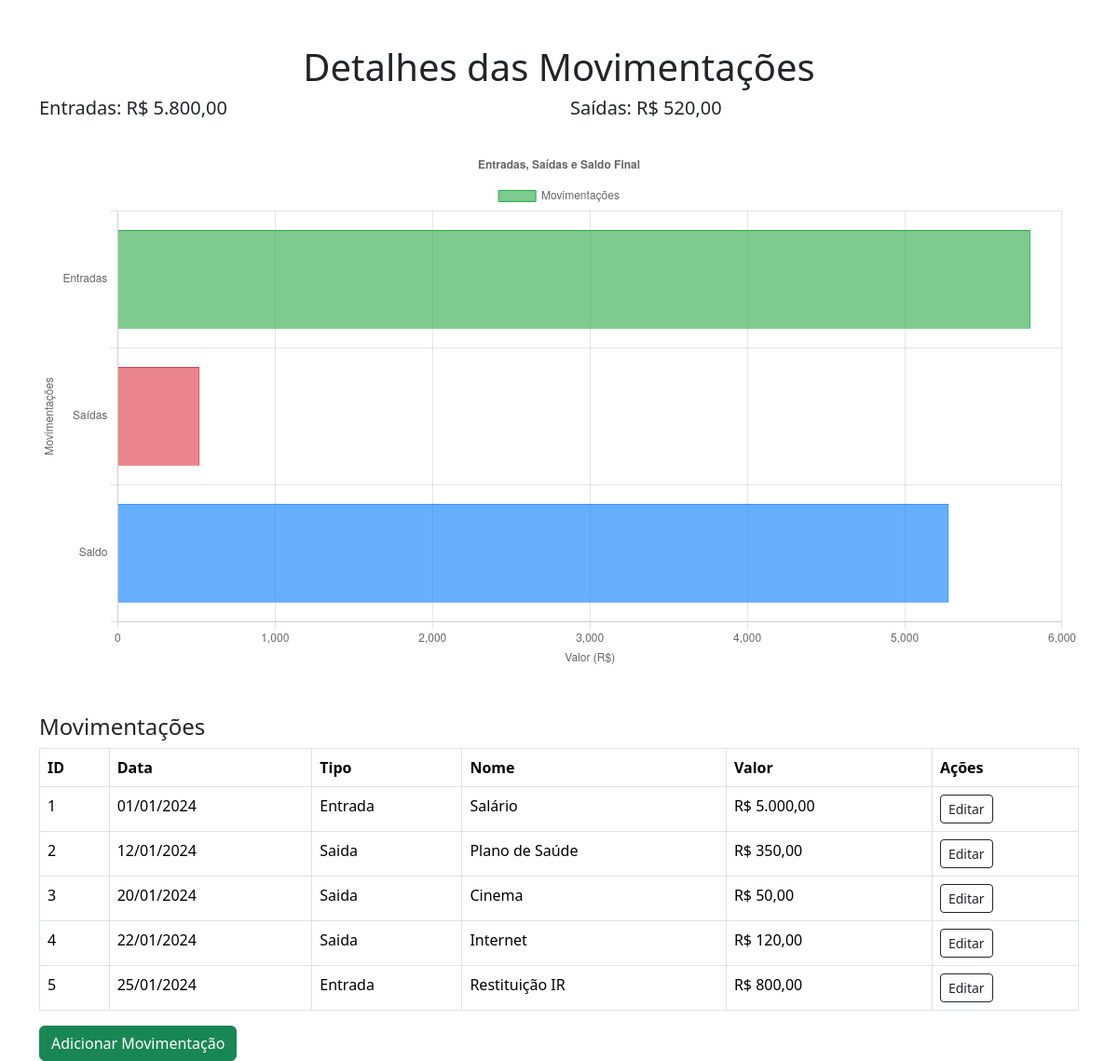
The app's page /detalhes_mes.php?id=1 with its own data.
### tables this page shows
CREATE TABLE movimentacoes (
    id INT AUTO_INCREMENT,
    nome VARCHAR(100) NOT NULL,
    tipo ENUM('Saida', 'Entrada') NOT NULL,
    categoria ENUM('Alimentação', 'Transporte', 'Lazer', 'Saúde', 'Compras', 'Educação', 'Aplicação em Investimentos', 'Serviços', 'Renda', 'Rendimento de Investimentos', 'Renda Extra', 'Doação', 'Prêmio', 'Outros') NOT NULL,
    valor DECIMAL (7,2) NOT NULL,
    data DATE NOT NULL,
    mes_id INT NOT NULL,
    FOREIGN KEY (mes_id) REFERENCES Mes(id),
    PRIMARY KEY (id)
);

### detalhes_mes.php (the view, shortened to what this page needs)
<?php
require_once('conexao.php');
$mes_id = $_GET['id'];
$sql_movimentacoes = "SELECT t.id, t.data, t.tipo, t.nome, t.valor FROM movimentacoes t WHERE t.mes_id = $mes_id";
$result_movimentacoes = $conn->query($sql_movimentacoes);
$movimentacoes = [];
if ($result_movimentacoes->num_rows > 0) {
    while ($row = $result_movimentacoes->fetch_assoc()) {
        $movimentacoes[] = $row;
    }
} else {
    $movimentacoes = [];
}
$sql_resumo = "SELECT SUM(CASE WHEN t.tipo = 'Entrada' THEN t.valor ELSE 0 END) AS entradas,
                      SUM(CASE WHEN t.tipo = 'Saída' THEN t.valor ELSE 0 END) AS saidas
               FROM movimentacoes t
               WHERE t.mes_id = $mes_id";
$result_resumo = $conn->query($sql_resumo);
$resumo = $result_resumo->fetch_assoc();
$saldo_final = $resumo['entradas'] - $resumo['saidas'];
?>
<!DOCTYPE html>
<html lang="pt-br">
<head>
    <link href="https://cdn.jsdelivr.net/npm/bootstrap@5.3.3/dist/css/bootstrap.min.css" rel="stylesheet">
    <link rel="stylesheet" href="https://cdn.jsdelivr.net/npm/bootstrap-icons@1.11.3/font/bootstrap-icons.min.css">
</head>
<body>
    <div class="container mt-5">
        <h1 class="text-center">Detalhes das Movimentações</h1>
        <div class="row">
            <div class="col-md-6">
                <h5>Entradas: R$ <?= number_format($resumo['entradas'], 2, ',', '.') ?></h5>
            </div>
            <div class="col-md-6">
                <h5>Saídas: R$ <?= number_format($resumo['saidas'], 2, ',', '.') ?></h5>
            </div>
        </div>
        <div>
            <canvas id="graficoMovimentacoes" class="mt-4"></canvas>
        </div>
        <h4 class="mt-5">Movimentações</h4>
        <table class="table table-bordered">
            <thead>
                <tr>
                    <th>ID</th>
                    <th>Data</th>
                    <th>Tipo</th>
                    <th>Nome</th>
                    <th>Valor</th>
                    <th>Ações</th>
                </tr>
            </thead>
            <tbody>
                <?php foreach ($movimentacoes as $movimentacao) { ?>
                    <tr>
                        <td><?= $movimentacao['id'] ?></td>
                        <td><?= date('d/m/Y', strtotime($movimentacao['data'])) ?></td>
                        <td><?= $movimentacao['tipo'] ?></td>
                        <td><?= $movimentacao['nome'] ?></td>
                        <td>R$ <?= number_format($movimentacao['valor'], 2, ',', '.') ?></td>
                        <td><a href="#editarMovimentacaoModal_<?= $movimentacao['id'] ?>" class="btn btn-sm btn-outline-dark" data-bs-toggle="modal">Editar</a></td>
                    </tr>
                <?php } ?>
            </tbody>
        </table>
        <a class="btn btn-success" href="#modalAdicionarMovimentacao?id=<?= $mes_id ?>" data-bs-toggle="modal" data-bs-target="#modalAdicionarMovimentacao">Adicionar Movimentação</a>
        <script>
            // Dados para o gráfico
            var entradas = <?php echo $resumo['entradas']; ?>;
            var saidas = <?php echo $resumo['saidas']; ?>;
            var saldo_final = <?php echo $saldo_final; ?>;
            // Configuração do gráfico de barras horizontais
            var ctx = document.getElementById('graficoMovimentacoes').getContext('2d');
            var chart = new Chart(ctx, {
                type: 'bar', // Tipo do gráfico
                data: {
                    labels: ['Entradas', 'Saídas', 'Saldo'], // Labels
                    datasets: [{
                        label: 'Movimentações',
                        data: [entradas, saidas, saldo_final], // Dados das entradas, saídas e saldo
                        backgroundColor: ['rgba(40, 167, 69, 0.6)', 'rgba(220, 53, 69, 0.6)', 'rgba(0, 123, 255, 0.6)'], // Cores das barras
                        borderColor: ['rgba(40, 167, 69, 1)', 'rgba(220, 53, 69, 1)', 'rgba(0, 123, 255, 1)'], // Cores das bordas
                        borderWidth: 1
                    }]
                },
                options: {
                    responsive: true,
                    indexAxis: 'y', // Mudando a orientação para barras horizontais
                    scales: {
                        x: {
                            beginAtZero: true,
                            title: {
                                display: true,
                                text: 'Valor (R$)'
                            }
                        },
                        y: {
                            title: {
                                display: true,
                                text: 'Movimentações'
                            }
                        }
                    },
                    plugins: {
                        title: {
                            display: true,
                            text: 'Entradas, Saídas e Saldo Final'
                        },
                        tooltip: {
                            callbacks: {
                                label: function(tooltipItem) {
                                    return tooltipItem.dataset.label + ': R$ ' + tooltipItem.raw.toFixed(2);
                                }
                            }
                        }
                    }
                }
            });
        </script>
</body>
</html>

### records on screen
movimentacoes: id "1", data "01/01/2024", tipo "Entrada", nome "Salário", valor "5.000,00"
movimentacoes: id "2", data "12/01/2024", tipo "Saida", nome "Plano de Saúde", valor "350,00"
movimentacoes: id "3", data "20/01/2024", tipo "Saida", nome "Cinema", valor "50,00"
movimentacoes: id "4", data "22/01/2024", tipo "Saida", nome "Internet", valor "120,00"
movimentacoes: id "5", data "25/01/2024", tipo "Entrada", nome "Restituição IR", valor "800,00"

### other values on screen
$resumo['entradas'] "5.800,00"
$resumo['saidas'] "520,00"
chart data {{ $resumo['entradas'] }} 5800.00
chart data {{ $resumo['saidas'] }} 520.00
chart data {{ $saldo_final }} 5280
